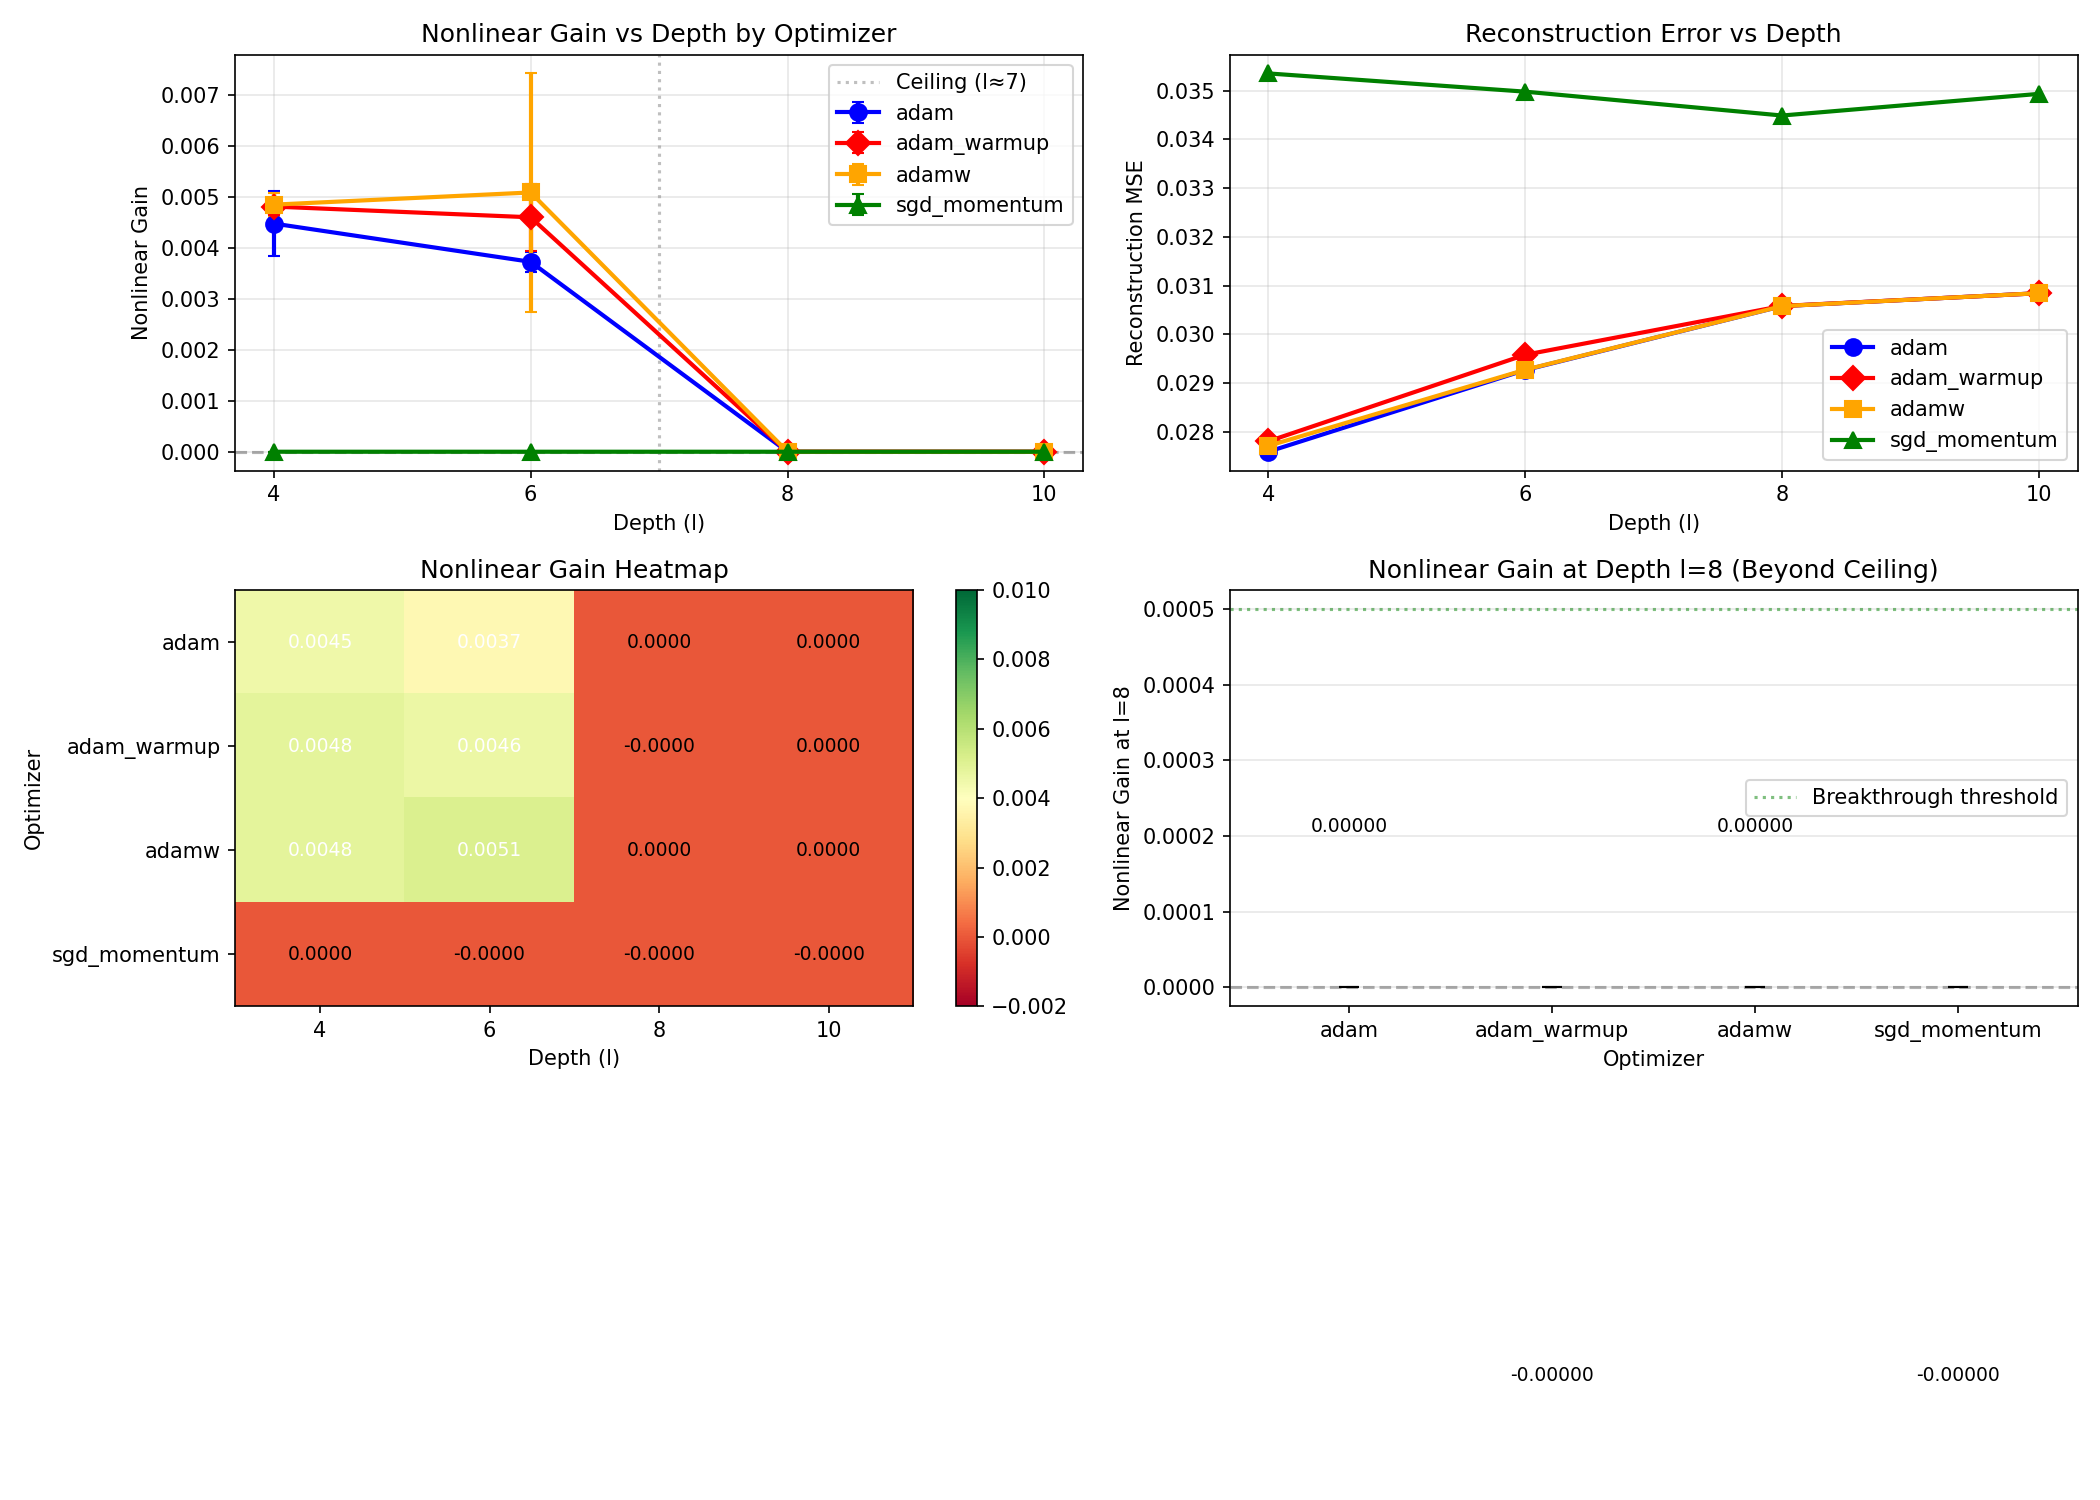

Write Python code to recreate this figure.
"""
Experiment 19: Do Different Optimizers Break the Depth Ceiling?

Key question: Is the depth ceiling at l≈6-7 an Adam-specific optimization problem?

Prior findings:
- Exp 14-18: Depth ceiling at l≈6-7 is UNIVERSAL, invariant to:
  - Compression ratio (Exp 17)
  - Input dimension (Exp 18)
  - Normalization (Exp 16) - helps slightly but at cost of peak performance
  - Residual connections (Exp 15) - actively hurt nonlinear encoding
- The ceiling appears to be an optimization failure, not an architecture limitation
  (MSE increases at l≥8, linearity score approaches 1.0)

Hypothesis:
The Adam optimizer may be failing at high depth due to:
1. Vanishing/exploding gradients - SGD+momentum might be more stable
2. Adaptive learning rate collapse - AdamW with weight decay might help
3. Second-moment estimation issues - RAdam might help

We test: Adam, AdamW, SGD+momentum, and a learning rate schedule (Adam+warmup).
If ANY optimizer achieves positive nonlinear gain at l≥8, the ceiling is optimizer-specific.

Design:
- Fixed n=128, CR=16 (m=8), α=0.1, sparsity=0.1
- Depths l ∈ {4, 6, 8, 10}
- Optimizers: Adam, AdamW (wd=0.01), SGD+momentum (0.9), Adam+warmup
- Steps scaled by depth: 80×(l+1)
- 3 seeds per configuration
"""

import torch
import torch.nn as nn
import torch.optim as optim
import numpy as np
import matplotlib.pyplot as plt
from tqdm import tqdm
import json
import os

device = torch.device('cuda' if torch.cuda.is_available() else 'cpu')
print(f"Using device: {device}")

OUTPUT_DIR = "/Users/williamcuozzo/Desktop/ai_projects/nonlinear_features/results_2026-02-26_2340/experiment_19"


class StandardAutoencoder(nn.Module):
    """Standard autoencoder architecture."""
    def __init__(self, n: int, m: int, l: int, negative_slope: float):
        super().__init__()
        self.n = n
        self.m = m
        self.l = l
        self.negative_slope = negative_slope

        encoder_layers = []
        for i in range(l):
            encoder_layers.append(nn.Linear(n, n))
            encoder_layers.append(nn.LeakyReLU(negative_slope=negative_slope))
        encoder_layers.append(nn.Linear(n, m))
        self.encoder = nn.Sequential(*encoder_layers)

        decoder_layers = []
        decoder_layers.append(nn.Linear(m, n))
        decoder_layers.append(nn.LeakyReLU(negative_slope=negative_slope))
        for i in range(l - 1):
            decoder_layers.append(nn.Linear(n, n))
            decoder_layers.append(nn.LeakyReLU(negative_slope=negative_slope))
        if l > 0:
            decoder_layers.append(nn.Linear(n, n))
        self.decoder = nn.Sequential(*decoder_layers)

    def encode(self, x):
        return self.encoder(x)

    def decode(self, z):
        return self.decoder(z)

    def forward(self, x):
        z = self.encode(x)
        return self.decode(z), z


def generate_sparse_data(n_samples: int, n_features: int, sparsity: float = 0.1) -> torch.Tensor:
    mask = (torch.rand(n_samples, n_features) < sparsity).float()
    values = torch.rand(n_samples, n_features)
    return (mask * values).to(device)


def measure_encoding_linearity(model, n_samples=500, sparsity=0.1):
    """Measure linearity metrics for the encoder."""
    model.eval()

    with torch.no_grad():
        x = generate_sparse_data(n_samples, model.n, sparsity)
        z = model.encode(x)

        # Fit best linear approximation
        x_with_bias = torch.cat([x, torch.ones(n_samples, 1, device=device)], dim=1)
        W_linear = torch.linalg.lstsq(x_with_bias, z).solution
        z_linear = x_with_bias @ W_linear

        # Linearity score
        z_var = z.var(dim=0).sum()
        residual_var = (z - z_linear).var(dim=0).sum()
        linearity_score = 1 - (residual_var / (z_var + 1e-8)).item()

        # Reconstruction comparison
        x_recon_full, _ = model(x)
        x_recon_linear = model.decode(z_linear)

        mse_full = nn.functional.mse_loss(x_recon_full, x).item()
        mse_linear = nn.functional.mse_loss(x_recon_linear, x).item()
        nonlinear_gain = (mse_linear - mse_full) / (mse_linear + 1e-8)

        # Effective dimensionality of latent space
        z_centered = z - z.mean(dim=0, keepdim=True)
        singular_values = torch.linalg.svdvals(z_centered)
        sv_normalized = singular_values / singular_values.sum()
        effective_dim = (1.0 / (sv_normalized ** 2).sum()).item()
        effective_dim_ratio = effective_dim / model.m

        # Top-1 variance fraction
        sv_squared = singular_values ** 2
        top1_var = (sv_squared[0] / sv_squared.sum()).item()

    model.train()
    return {
        'linearity_score': linearity_score,
        'mse_full': mse_full,
        'mse_linear': mse_linear,
        'nonlinear_gain': nonlinear_gain,
        'effective_dim': effective_dim,
        'effective_dim_ratio': effective_dim_ratio,
        'top1_var': top1_var
    }


def create_optimizer(model, opt_type, lr=1e-3):
    """Create optimizer based on type."""
    if opt_type == 'adam':
        return optim.Adam(model.parameters(), lr=lr)
    elif opt_type == 'adamw':
        return optim.AdamW(model.parameters(), lr=lr, weight_decay=0.01)
    elif opt_type == 'sgd_momentum':
        return optim.SGD(model.parameters(), lr=lr, momentum=0.9)
    elif opt_type == 'adam_warmup':
        # Will use scheduler separately
        return optim.Adam(model.parameters(), lr=lr)
    else:
        raise ValueError(f"Unknown optimizer type: {opt_type}")


def train_model(model, n_steps, opt_type, batch_size=256, sparsity=0.1, lr=1e-3):
    """Train model for n_steps with specified optimizer."""
    optimizer = create_optimizer(model, opt_type, lr)

    # Warmup scheduler for adam_warmup
    scheduler = None
    if opt_type == 'adam_warmup':
        warmup_steps = min(100, n_steps // 4)

        def lr_lambda(step):
            if step < warmup_steps:
                return (step + 1) / warmup_steps
            return 1.0

        scheduler = optim.lr_scheduler.LambdaLR(optimizer, lr_lambda)

    losses = []

    for step in range(n_steps):
        x = generate_sparse_data(batch_size, model.n, sparsity)
        optimizer.zero_grad()
        x_recon, z = model(x)
        loss = nn.functional.mse_loss(x_recon, x)
        loss.backward()

        # Gradient clipping for stability
        torch.nn.utils.clip_grad_norm_(model.parameters(), max_norm=1.0)

        optimizer.step()

        if scheduler is not None:
            scheduler.step()

        losses.append(loss.item())

    return np.mean(losses[-50:]) if len(losses) >= 50 else np.mean(losses)


def run_experiment():
    """Main experiment: test if different optimizers break the depth ceiling."""

    # Fixed configuration
    n = 128
    cr = 16
    m = n // cr  # = 8
    alpha = 0.1
    sparsity = 0.1

    # Optimizers to test
    optimizers = ['adam', 'adamw', 'sgd_momentum', 'adam_warmup']

    # Depths: include depths around and beyond the ceiling
    depths = [4, 6, 8, 10]

    # Training scaling: base_steps × (l+1)
    base_steps = 80
    n_seeds = 3

    all_results = []

    print("=" * 60)
    print("Experiment 19: Optimizer Effects on Depth Ceiling")
    print("=" * 60)
    print(f"Input dimension (n): {n}")
    print(f"Bottleneck size (m): {m}")
    print(f"Compression ratio (CR): {cr}")
    print(f"α (LeakyReLU slope): {alpha}")
    print(f"Sparsity: {sparsity}")
    print(f"Depths: {depths}")
    print(f"Optimizers: {optimizers}")
    print(f"Base steps: {base_steps} × (l+1)")
    print(f"Seeds: {n_seeds}")
    print("=" * 60)

    total_configs = len(optimizers) * len(depths) * n_seeds
    pbar = tqdm(total=total_configs, desc="Running experiments")

    for opt_type in optimizers:
        for l in depths:
            # Scale training with depth
            n_steps = int(base_steps * (l + 1))

            for seed in range(n_seeds):
                torch.manual_seed(42 + seed)
                np.random.seed(42 + seed)

                model = StandardAutoencoder(n, m, l, negative_slope=alpha).to(device)
                n_params = sum(p.numel() for p in model.parameters())

                final_loss = train_model(model, n_steps, opt_type, sparsity=sparsity)

                metrics = measure_encoding_linearity(model, sparsity=sparsity)

                result = {
                    'n': n,
                    'm': m,
                    'l': l,
                    'compression_ratio': cr,
                    'alpha': alpha,
                    'optimizer': opt_type,
                    'seed': seed,
                    'n_params': n_params,
                    'n_steps': n_steps,
                    'final_loss': final_loss,
                    **metrics
                }
                all_results.append(result)

                pbar.set_postfix({'opt': opt_type, 'l': l, 'gain': f"{metrics['nonlinear_gain']:.5f}"})
                pbar.update(1)

    pbar.close()
    return all_results


def analyze_and_plot(results):
    """Analyze results and create visualizations."""

    print("\n" + "=" * 60)
    print("ANALYSIS")
    print("=" * 60)

    optimizers = sorted(list(set(r['optimizer'] for r in results)))
    depths = sorted(list(set(r['l'] for r in results)))

    # Aggregate by optimizer and depth
    opt_depth_stats = {}
    for opt in optimizers:
        opt_depth_stats[opt] = {}
        for l in depths:
            subset = [r for r in results if r['optimizer'] == opt and r['l'] == l]
            if subset:
                gains = [r['nonlinear_gain'] for r in subset]
                mses = [r['mse_full'] for r in subset]
                linearities = [r['linearity_score'] for r in subset]

                opt_depth_stats[opt][l] = {
                    'mean_gain': np.mean(gains),
                    'std_gain': np.std(gains),
                    'max_gain': np.max(gains),
                    'min_gain': np.min(gains),
                    'mean_mse': np.mean(mses),
                    'mean_linearity': np.mean(linearities),
                    'n_steps': subset[0]['n_steps'],
                    'positive_count': sum(1 for g in gains if g > 0),
                    'n_runs': len(gains)
                }

    # Correlations by optimizer
    print(f"\n  DEPTH vs NONLINEAR GAIN CORRELATIONS (by optimizer):")
    opt_depth_corrs = {}
    for opt in optimizers:
        subset = [r for r in results if r['optimizer'] == opt]
        all_l = [r['l'] for r in subset]
        all_gain = [r['nonlinear_gain'] for r in subset]
        corr = np.corrcoef(all_l, all_gain)[0, 1]
        opt_depth_corrs[opt] = corr
        print(f"    {opt}: r = {corr:.3f}")

    # Results table
    print(f"\n  RESULTS TABLE:")
    print(f"  {'Optimizer':>12} | {'l':>2} | {'Steps':>5} | {'Gain (mean±std)':>18} | {'MSE':>8} | {'Lin':>6} | {'Pos':>4}")
    print(f"  {'-'*12}-+-{'-'*2}-+-{'-'*5}-+-{'-'*18}-+-{'-'*8}-+-{'-'*6}-+-{'-'*4}")

    for opt in optimizers:
        for l in depths:
            if l in opt_depth_stats[opt]:
                s = opt_depth_stats[opt][l]
                print(f"  {opt:>12} | {l:>2} | {s['n_steps']:>5} | {s['mean_gain']:.5f} ± {s['std_gain']:.5f} | {s['mean_mse']:.5f} | {s['mean_linearity']:.3f} | {s['positive_count']}/{s['n_runs']}")

    # Key comparison: positive gain at l≥8
    print(f"\n  POSITIVE GAIN RATES AT DEEP LAYERS (l≥8):")
    for opt in optimizers:
        deep_gains = [r['nonlinear_gain'] for r in results if r['optimizer'] == opt and r['l'] >= 8]
        positive_count = sum(1 for g in deep_gains if g > 0)
        total = len(deep_gains)
        positive_rate = positive_count / total if total > 0 else 0
        mean_gain = np.mean(deep_gains) if deep_gains else 0
        print(f"    {opt:>12}: {positive_count}/{total} positive ({positive_rate:.1%}), mean={mean_gain:.5f}")

    # Best optimizer at each depth
    print(f"\n  BEST OPTIMIZER BY DEPTH:")
    for l in depths:
        best_opt = max(optimizers, key=lambda o: opt_depth_stats[o][l]['mean_gain'])
        best_gain = opt_depth_stats[best_opt][l]['mean_gain']
        print(f"    l={l}: {best_opt} (gain={best_gain:.5f})")

    # Did any optimizer break the ceiling?
    print(f"\n  CEILING BREAKTHROUGH TEST:")
    any_breakthrough = False
    for opt in optimizers:
        for l in [8, 10]:
            if l in opt_depth_stats[opt]:
                mean_gain = opt_depth_stats[opt][l]['mean_gain']
                if mean_gain > 0.0005:  # Meaningful positive gain
                    print(f"    *** {opt} achieved meaningful gain at l={l}: {mean_gain:.5f} ***")
                    any_breakthrough = True
    if not any_breakthrough:
        print(f"    No optimizer broke the depth ceiling (all gains at l≥8 < 0.0005)")

    # Create visualizations
    fig, axes = plt.subplots(2, 2, figsize=(14, 10))

    colors = {'adam': 'blue', 'adamw': 'orange', 'sgd_momentum': 'green', 'adam_warmup': 'red'}
    markers = {'adam': 'o', 'adamw': 's', 'sgd_momentum': '^', 'adam_warmup': 'D'}

    # Plot 1: Nonlinear gain vs depth (all optimizers)
    ax = axes[0, 0]
    for opt in optimizers:
        means = [opt_depth_stats[opt][l]['mean_gain'] for l in depths]
        stds = [opt_depth_stats[opt][l]['std_gain'] for l in depths]
        ax.errorbar(depths, means, yerr=stds, marker=markers[opt], capsize=3,
                   linewidth=2, markersize=8, label=opt, color=colors[opt])
    ax.axhline(y=0, color='k', linestyle='--', alpha=0.3)
    ax.axvline(x=7, color='gray', linestyle=':', alpha=0.5, label='Ceiling (l≈7)')
    ax.set_xlabel('Depth (l)')
    ax.set_ylabel('Nonlinear Gain')
    ax.set_title('Nonlinear Gain vs Depth by Optimizer')
    ax.legend()
    ax.grid(True, alpha=0.3)
    ax.set_xticks(depths)

    # Plot 2: MSE vs depth (all optimizers)
    ax = axes[0, 1]
    for opt in optimizers:
        mses = [opt_depth_stats[opt][l]['mean_mse'] for l in depths]
        ax.plot(depths, mses, marker=markers[opt], linewidth=2, markersize=8,
               label=opt, color=colors[opt])
    ax.set_xlabel('Depth (l)')
    ax.set_ylabel('Reconstruction MSE')
    ax.set_title('Reconstruction Error vs Depth')
    ax.legend()
    ax.grid(True, alpha=0.3)
    ax.set_xticks(depths)

    # Plot 3: Heatmap of nonlinear gain
    ax = axes[1, 0]
    gain_matrix = np.zeros((len(optimizers), len(depths)))
    for i, opt in enumerate(optimizers):
        for j, l in enumerate(depths):
            gain_matrix[i, j] = opt_depth_stats[opt][l]['mean_gain']

    im = ax.imshow(gain_matrix, cmap='RdYlGn', aspect='auto', vmin=-0.002, vmax=0.01)
    ax.set_xticks(range(len(depths)))
    ax.set_xticklabels(depths)
    ax.set_yticks(range(len(optimizers)))
    ax.set_yticklabels(optimizers)
    ax.set_xlabel('Depth (l)')
    ax.set_ylabel('Optimizer')
    ax.set_title('Nonlinear Gain Heatmap')

    # Add text annotations
    for i in range(len(optimizers)):
        for j in range(len(depths)):
            val = gain_matrix[i, j]
            color = 'white' if abs(val) > 0.003 else 'black'
            ax.text(j, i, f'{val:.4f}', ha='center', va='center', color=color, fontsize=9)

    plt.colorbar(im, ax=ax)

    # Plot 4: Comparison bar chart at l=8 (the ceiling)
    ax = axes[1, 1]
    l_test = 8
    gains_at_8 = [opt_depth_stats[opt][l_test]['mean_gain'] for opt in optimizers]
    stds_at_8 = [opt_depth_stats[opt][l_test]['std_gain'] for opt in optimizers]

    bars = ax.bar(optimizers, gains_at_8, yerr=stds_at_8, capsize=5,
                  color=[colors[opt] for opt in optimizers], alpha=0.8)
    ax.axhline(y=0, color='k', linestyle='--', alpha=0.3)
    ax.axhline(y=0.0005, color='green', linestyle=':', alpha=0.5, label='Breakthrough threshold')
    ax.set_xlabel('Optimizer')
    ax.set_ylabel('Nonlinear Gain at l=8')
    ax.set_title(f'Nonlinear Gain at Depth l={l_test} (Beyond Ceiling)')
    ax.grid(True, alpha=0.3, axis='y')
    ax.legend()

    # Add value labels on bars
    for bar, val in zip(bars, gains_at_8):
        ypos = val + 0.0002 if val >= 0 else val - 0.0005
        ax.text(bar.get_x() + bar.get_width()/2, ypos, f'{val:.5f}',
                ha='center', va='bottom' if val >= 0 else 'top', fontsize=9)

    plt.tight_layout()
    plt.savefig(f'{OUTPUT_DIR}/optimizer_depth_ceiling.png', dpi=150)
    plt.close()
    print(f"\nSaved plot to {OUTPUT_DIR}/optimizer_depth_ceiling.png")

    # Summary statistics
    print("\n" + "=" * 60)
    print("SUMMARY")
    print("=" * 60)

    for opt in optimizers:
        best_depth = max(depths, key=lambda l: opt_depth_stats[opt][l]['mean_gain'])
        best_gain = opt_depth_stats[opt][best_depth]['mean_gain']
        gain_at_8 = opt_depth_stats[opt][8]['mean_gain']
        print(f"  {opt:>12}: Best l={best_depth} (gain={best_gain:.5f}), l=8 gain={gain_at_8:.5f}")

    print(f"\n  KEY FINDINGS:")
    print(f"    - Depth-gain correlations by optimizer: {dict(opt_depth_corrs)}")

    # Overall winner
    best_opt_overall = max(optimizers, key=lambda o: max(opt_depth_stats[o][l]['mean_gain'] for l in depths))
    best_gain_overall = max(opt_depth_stats[best_opt_overall][l]['mean_gain'] for l in depths)
    print(f"    - Best optimizer overall: {best_opt_overall} (max gain={best_gain_overall:.5f})")

    # Winner at deep layers
    best_opt_deep = max(optimizers, key=lambda o: opt_depth_stats[o][8]['mean_gain'])
    best_gain_deep = opt_depth_stats[best_opt_deep][8]['mean_gain']
    print(f"    - Best optimizer at l=8: {best_opt_deep} (gain={best_gain_deep:.5f})")

    # Save results
    def make_serializable(obj):
        if isinstance(obj, (np.floating, np.float32, np.float64)):
            return float(obj)
        elif isinstance(obj, (np.integer, np.int32, np.int64)):
            return int(obj)
        elif isinstance(obj, dict):
            return {str(k): make_serializable(v) for k, v in obj.items()}
        elif isinstance(obj, list):
            return [make_serializable(v) for v in obj]
        return obj

    stats = {
        'opt_depth_stats': opt_depth_stats,
        'opt_depth_corrs': opt_depth_corrs,
    }

    serializable_results = make_serializable(results)
    serializable_stats = make_serializable(stats)

    with open(f'{OUTPUT_DIR}/results.json', 'w') as f:
        json.dump({
            'results': serializable_results,
            'stats': serializable_stats
        }, f, indent=2)
    print(f"Saved results to {OUTPUT_DIR}/results.json")

    return serializable_stats


if __name__ == "__main__":
    results = run_experiment()
    stats = analyze_and_plot(results)
